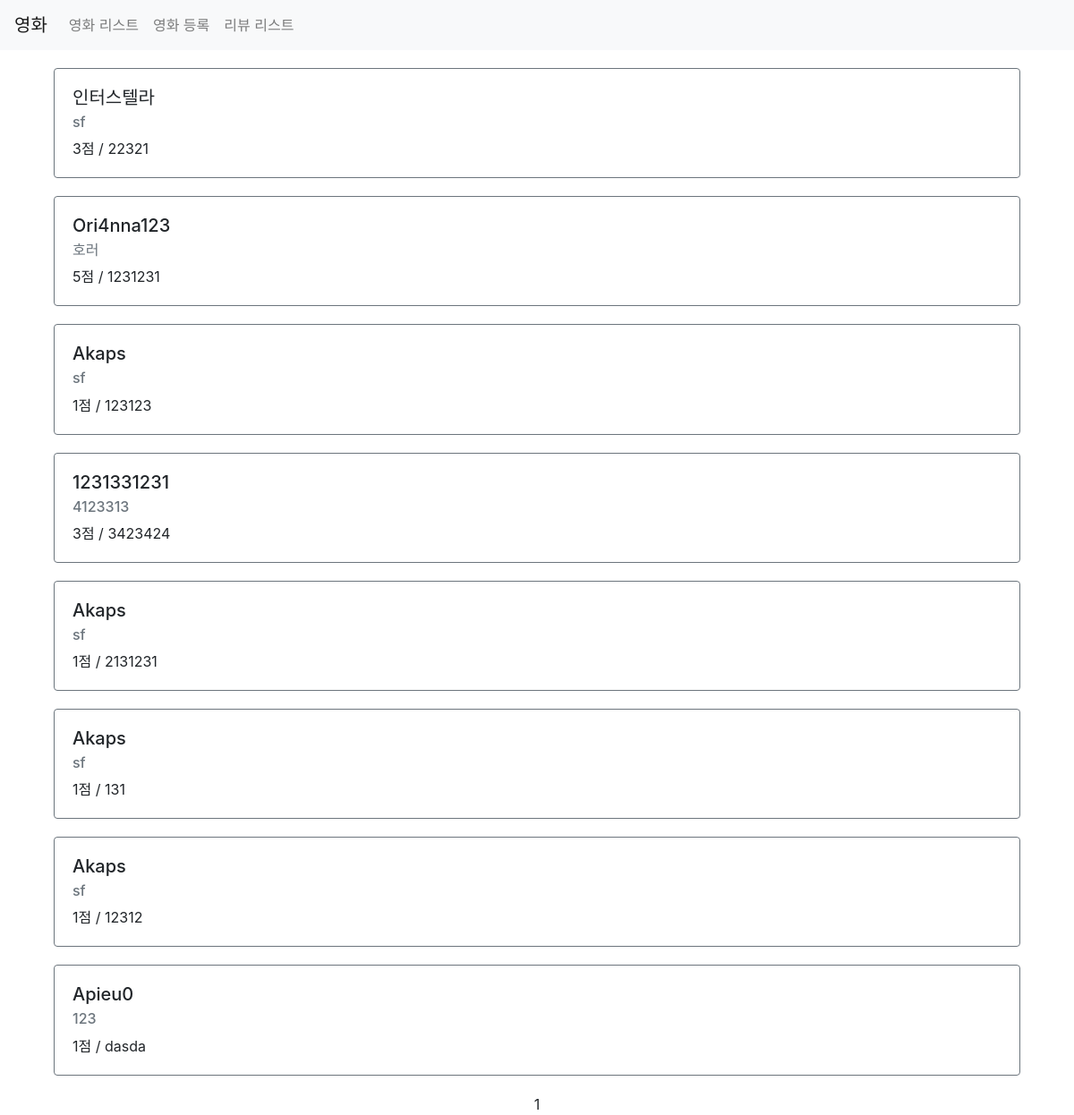
The page /new/review/list/ on the database its author committed.
### new/models.py (models this page shows)
class Review(models.Model):
    point = models.IntegerField()
    comment = models.CharField(max_length=500)
    movie = models.ForeignKey(Movie, on_delete=models.CASCADE)
    created_at = models.DateTimeField(auto_now_add=True)  # 글 작성 시 (이 모델의 데이터(레코드) 저장 시) 생성 시각
    updated_at = models.DateTimeField(auto_now=True)

class Movie(models.Model):
    name = models.CharField(max_length=30)  # 이름
    genre = models.CharField(max_length=30)  # 장르
    image = models.CharField(max_length=500, default=None, null=True)
    password = models.CharField(max_length=20, default=None, null=True)
    created_at = models.DateTimeField(auto_now_add=True)  # 글 작성 시 (이 모델의 데이터(레코드) 저장 시) 생성 시각
    updated_at = models.DateTimeField(auto_now=True)  # 저장된 레코드 수정 시 수정 시각

### new/views.py (the view)
# urls.py: path('review/list/', views.review_list, name='review-list'),
def review_list(request):
    reviews = Review.objects.all().select_related().order_by('-created_at')
    paginator = Paginator(reviews, 10)  # 한 페이지에 10개씩 표시
    page = request.GET.get('page')  # query params에서 page 데이터를 가져옴
    items = paginator.get_page(page)  # 해당 페이지의 아이템으로 필터링
    context = {
        'reviews': items
    }
    return render(request, 'new/review_list.html', context)

### new/templates/new/review_list.html (shortened to what this page needs)
{% extends 'new/base.html' %}
{% load static %}
{% block content %}
<div class="container">
    {% for item in reviews %}
    <div class="row movie-item" style="margin:20px auto;">
        <div class="col-sm-12">
            <div class="card border-secondary">
              <div class="card-body">
                <h5 class="card-title">{{ item.movie.name }}</h5>
                <h6 class="card-subtitle mb-2 text-muted">{{ item.movie.genre }}</h6>
                <p class="card-text">{{ item.point }}점 / {{ item.comment }}</p>
              </div>
            </div>
        </div>
    </div>
    {% endfor %}
    <div class="row">
        <div class="col-sm-12 text-center">
            <div class="pagination">
                <span class="step-links text-center" style="width:100%;">
                    <span class="current">
                        {{ reviews.number }}
                    </span>
                </span>
            </div>
        </div>
    </div>
</div>
{% endblock %}

### rows shown on the page
Review: movie.name "인터스텔라", movie.genre "sf", point "3", comment "22321"
Review: movie.name "Ori4nna123", movie.genre "호러", point "5", comment "1231231"
Review: movie.name "Akaps", movie.genre "sf", point "1", comment "123123"
Review: movie.name "1231331231", movie.genre "4123313", point "3", comment "3423424"
Review: movie.name "Akaps", movie.genre "sf", point "1", comment "2131231"
Review: movie.name "Akaps", movie.genre "sf", point "1", comment "131"
Review: movie.name "Akaps", movie.genre "sf", point "1", comment "12312"
Review: movie.name "Apieu0", movie.genre "123", point "1", comment "dasda"

### other values the page prints
{{ reviews.number }} "1"
